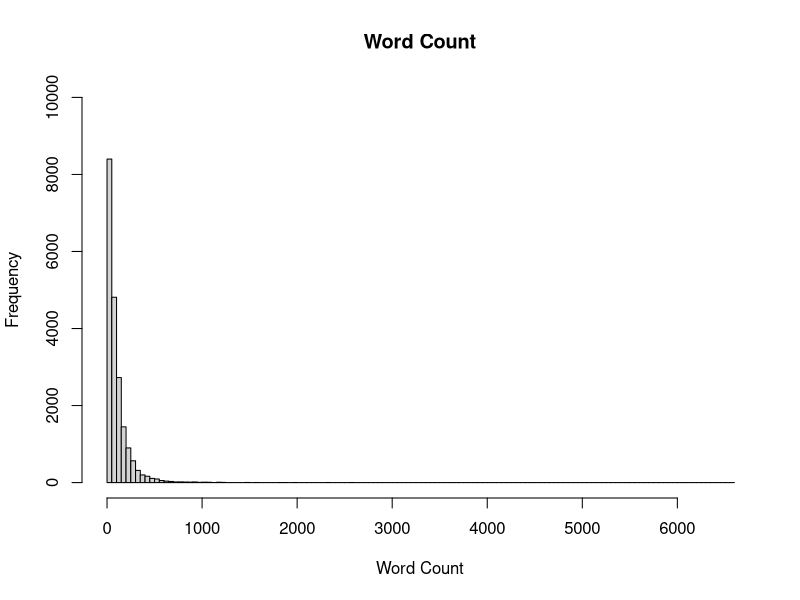

R code for this plot:
webforum = read.csv("webforum.csv")
attach(webforum)
hist(WC, main = "Word Count", xlab = "Word Count", xlim = c(0, max(WC)), ylim = c(0, 10000), breaks = 100)
detach(webforum)
